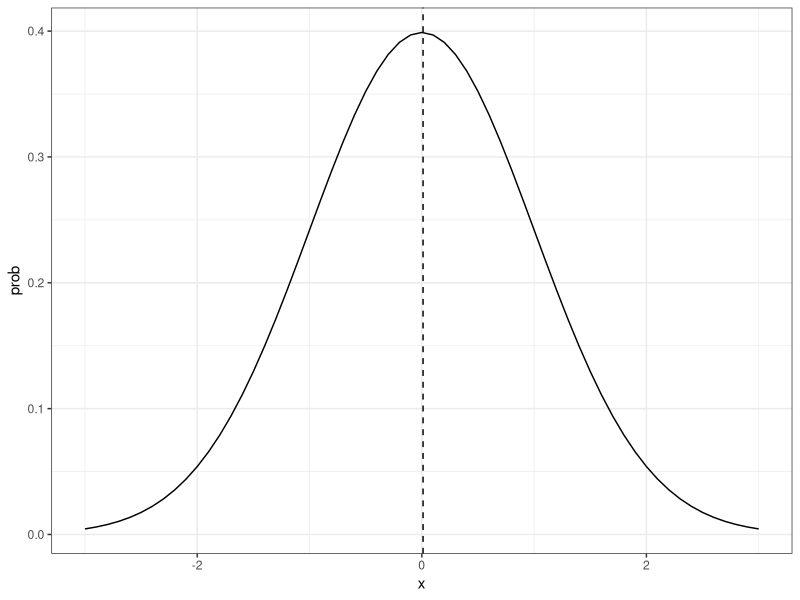
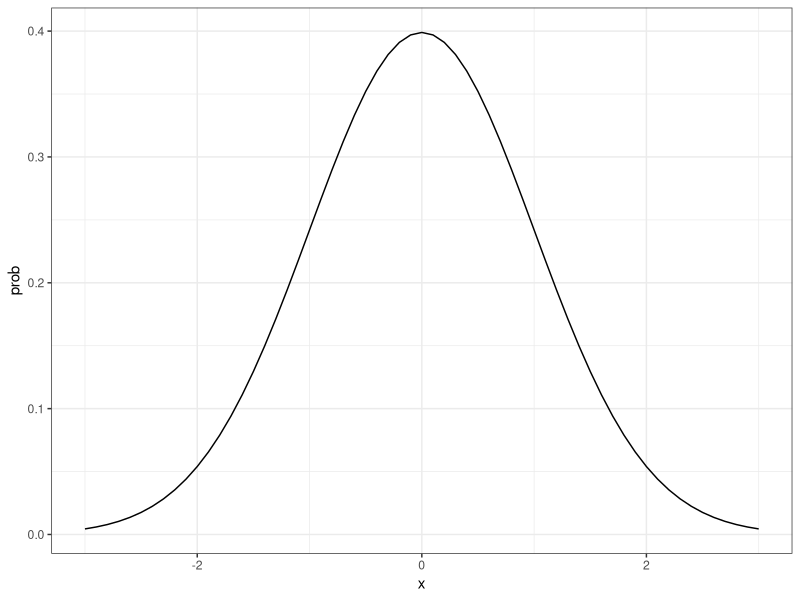

The R source for these figures, in order:
## ---- chunk 1
# Estimate the mean of a Gaussian random variable
# f(x) = x
# p(x) = f(x)

library(tidyr)
library(ggplot2)

my_function <- function(x){
  x
}
my_pdf <- function(x){
  dnorm(x, mean = 0, sd = 1)
}

x_samples <- rnorm(n = 10000, mean = 0, sd = 1)
expectation <- sum(my_function(x_samples))/10000
cat("Est. Expectation:", expectation)

x      <-seq(-3,3, by=0.1)
prob  <- my_pdf(x)
y <- my_function(x) 
df <- data.frame(x = x, prob = prob)
ggplot(df, aes(x = x, y = prob)) + 
  geom_line() + 
  geom_vline(aes(xintercept = expectation), linetype = 2) + 
  theme_bw()
## ---- chunk 2
# Estimate the log of the mean of a Gaussian random variable
# f(x) = x
# p(x) = f(x)
# mean is 1, E log 1 = 0 TDOO find clear example

library(tidyr)
library(ggplot2)

my_function <- function(x){
  x
}
my_pdf <- function(x){
  dnorm(x, mean = 0, sd = 1)
}

x_samples <- rnorm(n = 10000, mean = 0, sd = 10)
expectation <- log(sum(my_function(x_samples))/10000)
cat("Est. Expectation:", expectation)

x      <-seq(-3,3, by=0.1)
prob  <- my_pdf(x)
y <- my_function(x) 
df <- data.frame(x = x, prob = prob)
ggplot(df, aes(x = x, y = prob)) + 
  geom_line() + 
  geom_vline(aes(xintercept = expectation), linetype = 2) + 
  theme_bw()
